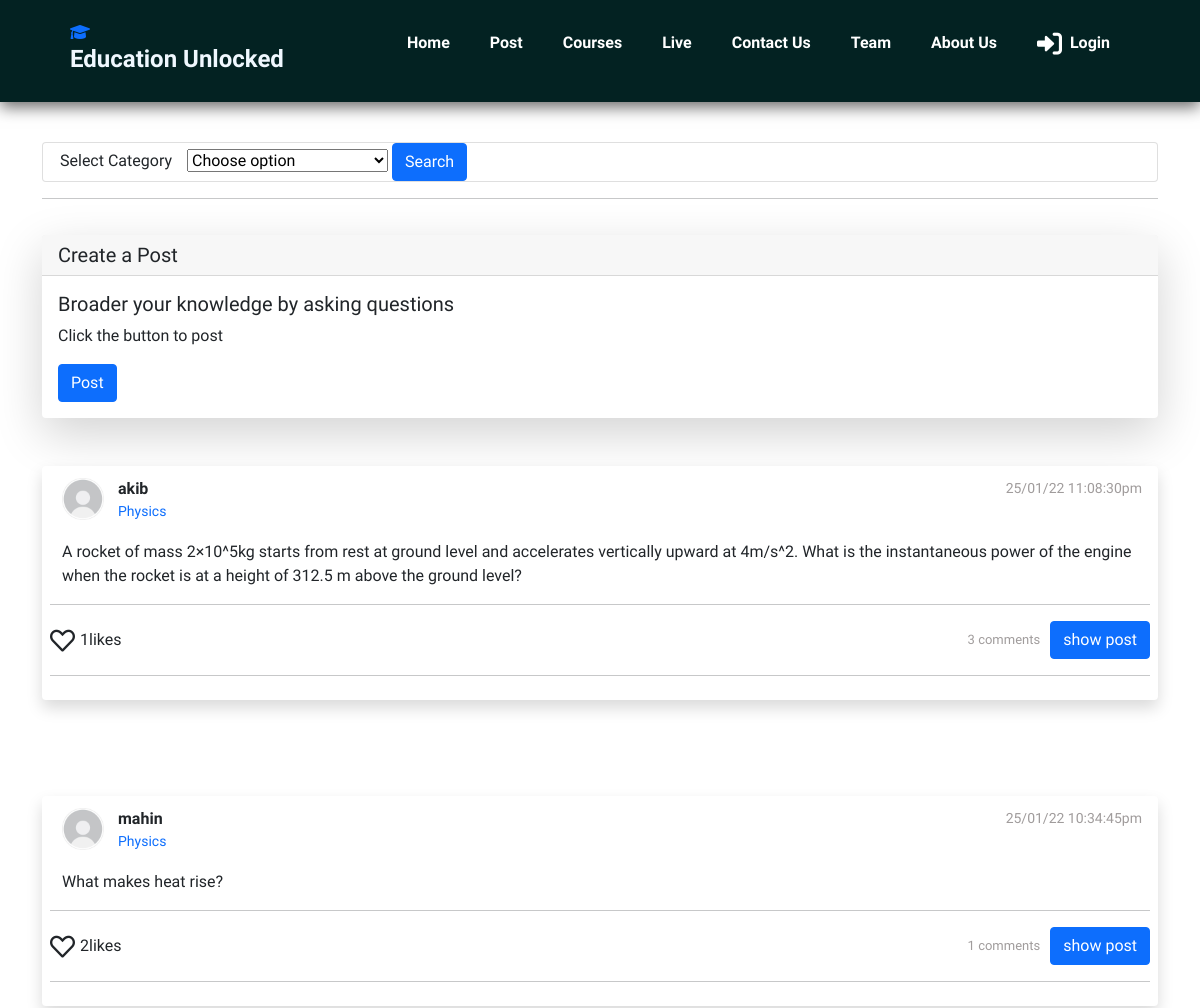
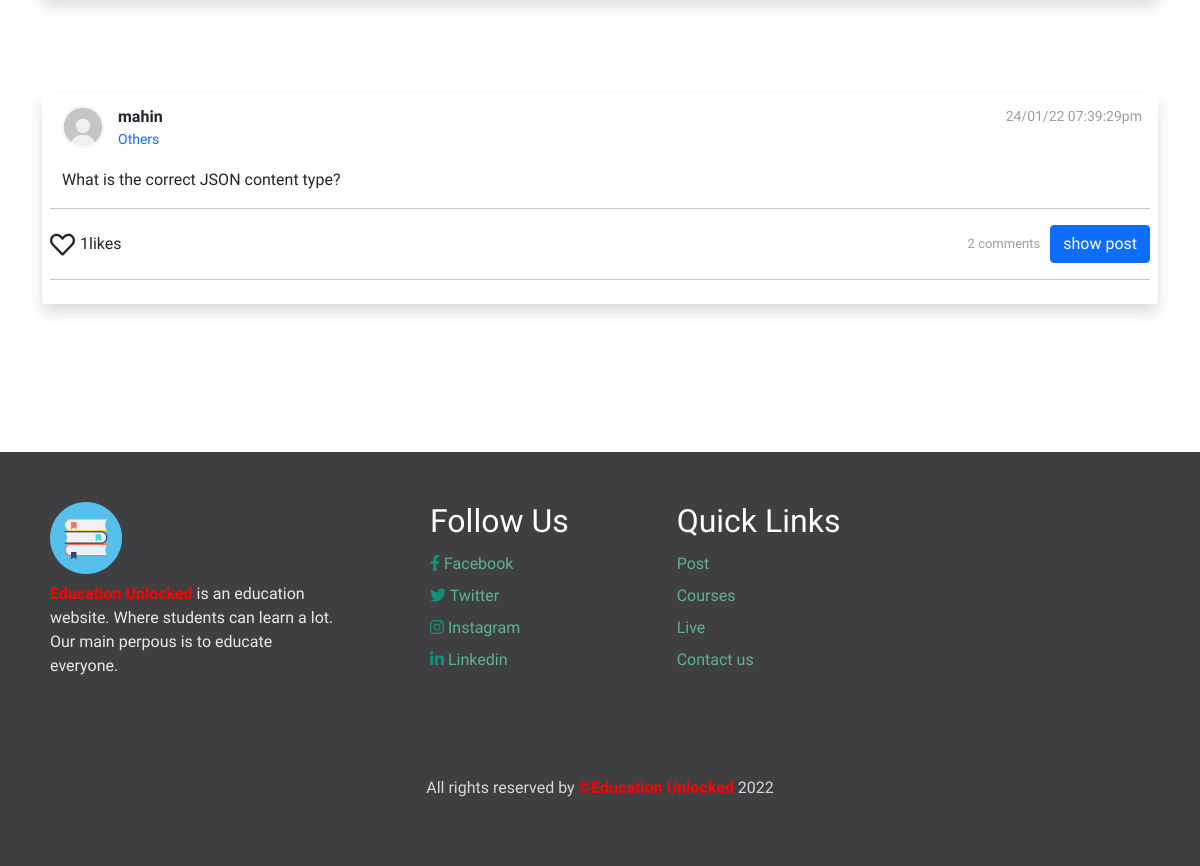
Page /allPost.php on the committed database (2 pictures, top to bottom).
### tables this page shows
CREATE TABLE `post` (
  `postid` int(11) NOT NULL,
  `userid` int(11) NOT NULL,
  `text` text NOT NULL,
  `category` varchar(255) NOT NULL,
  `created_at` varchar(100) NOT NULL
);

CREATE TABLE `user` (
  `userid` int(11) NOT NULL,
  `username` varchar(255) NOT NULL,
  `email` varchar(255) NOT NULL,
  `password` text NOT NULL,
  `type` varchar(100) NOT NULL DEFAULT 'normal',
  `created_at` varchar(100) NOT NULL,
  `age` int(11) NOT NULL,
  `school` varchar(255) NOT NULL,
  `gender` varchar(6) NOT NULL
);

### allPost.php (the view, shortened to what this page needs)
<?php
include 'nav.php';
$sqlShowPost = "select post.postid,user.username,post.text,post.category,post.created_at from post join user where post.userid=user.userid order by post.postid desc";
$resultShowPost = mysqli_query($conn, $sqlShowPost);
?>
<!DOCTYPE html>
<html>
<head>
    <link href="https://cdn.jsdelivr.net/npm/bootstrap@5.1.0/dist/css/bootstrap.min.css" rel="stylesheet">
    <link rel="stylesheet" href="css/all.min.css">
    <link rel="stylesheet" type="text/css" href="css/index.css">
</head>
<body>
    <div class="container" style="margin-top:40px;">
        <div class="card">
            <div class="row ">
                <form action="" method="GET">
                    <label style="margin-left:17px;">Select Category</label>
                    <select name="catShow" style="margin-left:11px;width:201px">
                        <option value="" disabled selected>Choose option</option>
                    </select>
                    <button name="submitCat" value="category" class="btn btn-primary">Search</button>
                </form>
            </div>
        </div>
    </div>
    <div class="container">
        <hr>
    </div>
    <div class="container" style="margin-top: 20px;">
        <div class="card border-0 shadow-lg rounded">
            <h5 class="card-header">Create a Post</h5>
            <div class="card-body">
                <h5 class="card-title">Broader your knowledge by asking questions</h5>
                <p class="card-text">Click the button to post</p>
                <button type="button" class="btn btn-primary" data-bs-toggle="modal" data-bs-target="#exampleModal">
                    Post
                </button>
            </div>
        </div>
    </div>
    <?php
    while ($rowPost = mysqli_fetch_array($resultShowPost)) {
        $postID = $rowPost['postid'];
        $sqlComment = "select *from comment where postid = '$postID' ";
        $resultComment = mysqli_query($conn, $sqlComment);
        $countComment = $resultComment->num_rows;
        $sqlTotalLike = "select *from likedpost where postid = '$postID'";
        $resultTotalLike = mysqli_query($conn, $sqlTotalLike);
        $countTotalLike = $resultTotalLike->num_rows;
    ?>
        <div class="container mt-5 mb-5">
            <div class="row d-flex align-items-center justify-content-center">
                <div class="col-md-12">
                    <div class="card  border-0 shadow rounded">
                        <div class="d-flex justify-content-between p-2 px-3">
                            <div class="d-flex flex-row align-items-center">
                                <img src="images/propic.jpg" width="50" class="rounded-circle">
                                <div class="d-flex flex-column ml-2" style="margin-left: 10px;">
                                <span class="font-weight-bold"><b><?php echo $rowPost['username'] ?></b></span>
                                <small class="text-primary"><?php echo $rowPost['category'] ?></small> </div>
                            </div>
                            <div class="d-flex flex-row mt-1 ellipsis">
                                <small class="mr-2"><?php echo $rowPost['created_at'] ?></small> </i>
                            </div>
                        </div>
                        <div class="p-2">
                            <p class="text-justify" style="margin-left: 12px;white-space: pre-line;"><?php echo $rowPost['text'] ?></p>
                            <hr>
                            <form action="post.php" method="GET">
                                <div class="d-flex justify-content-between align-items-center" style="margin-top: 5px;">
                                    <div class="d-flex flex-row icons d-flex align-items-center">
                                        <?php
                                        if (isset($_SESSION['user_id'])) {
                                            if ($countLike > 0) {
                                        ?>
                                                <i class="fa fa-heart like_btn" title="<?php echo $postID ?>"></i>
                                            <?php
                                            } else {
                                            ?>
                                                <i class="far fa-heart like_btn" title="<?php echo $postID ?>"></i>
                                            <?php
                                            }
                                        } else {
                                            ?>
                                            <i class="far fa-heart" title=""></i>
                                        <?php
                                        }
                                        ?>
                                        <span style="margin-left: 5px;" id='likesCount'><?php echo $countTotalLike ?></span><span>likes</span>
                                    </div>
                                    <div class="d-flex align-items-center muted-color">
                                        <span style="margin-right: 10px;"><?php echo $countComment ?> comments</span>
                                        <button class="btn btn-primary" name="postOpen">show post</button>
                                    </div>
                                </div>
                            </form>
                            <hr>
                        </div>
                    </div>
                </div>
            </div>
        </div>
    <?php
    }
    ?>
</body>
</html>
<?php
include "footer.php";
?>

### nav.php (shortened to what this page needs)
<!DOCTYPE html>
<html>
<head>
  <link href="https://cdn.jsdelivr.net/npm/bootstrap@5.1.0/dist/css/bootstrap.min.css" rel="stylesheet"
>
  <link rel="stylesheet" href="./css/nav.css">
</head>
<body>
  <section id="header">
    <a style="text-decoration: none;" href="index.php">
    <i class="fa-solid fa-graduation-cap"></i>
      <h5>Education Unlocked</h5>
    </a>
    <div>
      <ul id="navbar">
        <li onclick="active()"><a class="navItem" href="index.php">Home</a></li>
        <li><a class="navItem" href="allPost.php">Post</a></li>
        <li><a class="navItem" href="card.php">Courses</a></li>
        <li><a class="navItem" href="live.php">Live</a></li>
        <li><a class="navItem" href="contactUs.php">Contact Us</a></li>
        <li><a class="navItem" href="TeamPage.php">Team</a></li>
        <li><a class="navItem" href="About.php">About Us</a></li>
        <?php
            if (isset($_SESSION['user_id']))
            {
        ?>
        <li>
          <a href="profile.php">
            <?php echo $_SESSION['user_name'] ?>
          </a>
        </li>
        <?php
          if($_SESSION['user_name'] != 'admin'){
            ?>
            <li><a class="navItem" href="donate.php">Donate</a></li>
          <?php
          }else{
            ?>
            <li><a class="navItem" href="adminPanel.php">Admin Panel</a></li>
          <?php
          }
            }
            else{
        ?>
        <li>
          <a class="d-flex align-items-center" href="login.php">
            <i class="login navItem fa-solid fa-right-to-bracket" data-bs-toggle="tooltip" data-bs-placement="bottom" title="Login"></i>
            <p class="mt-3 ms-2">Login</p>
          </a>
        </li>
        <?php
            }
        ?>
      </ul>
    </div>
  </section>
</body>
</html>

### footer.php (shortened to what this page needs)
<!DOCTYPE html>
<html lang="en">
<head>
    <link rel="stylesheet" href="css/footerstyle.css">
    <link rel="stylesheet" href="css/all.min.css">
    <link href="https://cdn.jsdelivr.net/npm/bootstrap@5.0.2/dist/css/bootstrap.min.css" rel="stylesheet">
    <link rel="stylesheet" href="css/all.min.css">
</head>
<body>
    <footer class="footer" style="margin-top: 100px;">
        <div class="l-footer">
            <h1>
                <img src="images/subject.png" class="img-fluid rounded " style="max-width:20%;" alt="">
            </h1>
            <p><b style="color: red;">Education Unlocked</b> is an education website. Where students can learn a lot. Our main perpous is to educate everyone.</p>
        </div>
        <ul class="r-footer">
            <li>
                <h2>Follow Us</h2>
                <ul class="box">
                            <form>
                            <li><a target="_blank" href="https://www.facebook.com/"><i style="color:  #149279;" class="fab fa-facebook-f"></i> Facebook</a></li>
                            </form>
                            <form>
                            <li><a target="_blank" href="https://twitter.com/"><i style="color:  #149279;" class="fab fa-twitter"></i> Twitter</a></li>
                            </form>
                            <form>
                            <li><a target="_blank" href="https://www.instagram.com/accounts/login/"><i style="color:  #149279;" class="fab fa-instagram"></i> Instagram</a></li>
                            </form>
                            <form>
                            <li><a target="_blank" href="https://www.linkedin.com/login"><i style="color:  #149279;" class="fab fa-linkedin-in"></i> Linkedin</a></li>
                            </form>
                </ul>
            </li>
            <li class="features">
                <h2>
                    Quick Links</h2>
                <ul class="box h-box">
                            <form>
                                <li><a href="allPost.php">Post</a></li>
                            </form>
                            <form>
                                <li><a href="card.php">Courses</a></li>
                            </form>
                            <form>
                                <li><a href="live.php">Live</a></li>
                            </form>
                            <form>
                                <li><a href="contactUs.php">Contact us</a></li>
                            </form>
                </ul>
            </li>
        </ul>
        <div class="b-footer">
                    <form>
                        <p>All rights reserved by <span><b style="color: red;">©Education Unlocked </b></span> 2022</p>
                    </form>
        </div>
</body>
</html>

### css/nav.css (style rules this page uses)
* { margin: 0; padding: 0; box-sizing: border-box; font-family: 'Spartan', sans-serif; }
a h5 { color:aliceblue; font-weight: 800; font-size:x-large ; }
.login { font-size:25px; }
#header { display: flex; align-items: center; justify-content: space-between; padding: 15px 70px; background-color: rgb(3, 34, 34); box-shadow: 0 5px 15px rgba(0,0,0,0.6); }
#navbar { display: flex; align-items: center; justify-content: center; }
#navbar li { list-style: none; padding: 0 20px; position: relative; }
#navbar li a { text-decoration: none; font-size: 16px; font-weight:600; color: #1a1a1a; transition: 0.3s ease; color: white }

### css/index.css (style rules this page uses)
body { background-color: #eee; font-family: "Poppins", sans-serif; font-weight: 300 }
.card { border: none }
.ellipsis { color: #a09c9c }
hr { color: #a09c9c; margin-top: 4px; margin-bottom: 8px }
.muted-color { color: #a09c9c; font-size: 13px }
.icons i { font-size: 25px }

### css/footerstyle.css (style rules this page uses)
*, *:before, *:after { box-sizing: border-box; }
body { font-family: poppins; margin: 0; display: grid; font-size: 14px; }
.footer { display: flex; flex-flow: row wrap; padding: 50px; color: #fff; background-color: rgb(63, 63, 66); }
.footer>* { flex: 1 100%; }
.l-footer { margin-right: 1.25em; margin-bottom: 2em; }
h2 { font-weight: 400; font-size: 15px; }
.footer ul { list-style: none; padding-left: 0; }
.footer li { line-height: 2em; }
.footer a { text-decoration: none; }
.r-footer { display: flex; flex-flow: row wrap; }
.r-footer>* { flex: 1 50%; margin-right: 1.25em; }
.box a { color: rgb(91, 180, 146); }
.h-box { column-count: 1; column-gap: 1.25em; }
.b-footer { text-align: center; color: rgb(221, 214, 214); padding-top: 50px; }
.l-footer p { padding-right: 20%; color: rgb(236, 232, 232); }
@media screen and (min-width: 650px) { .r-footer>* { flex: 1; } }
@media screen and (min-width: 650px) { .features { flex-grow: 2; } }
@media screen and (min-width: 650px) { .l-footer { flex: 1 0px; } }
@media screen and (min-width: 650px) { .r-footer { flex: 2 0px; } }

### rows in the picture
post: userid.username "akib", category "Physics", created_at "25/01/22 11:08:30pm", text "A rocket of mass 2×10^5kg starts from rest at ground level and accelerates vertically upward at 4m/s^2. What is the instantaneous power of the engine when the rocket is at a height of 312.5 m above the ground level?", countTotalLike "1", countComment "3"
post: userid.username "mahin", category "Physics", created_at "25/01/22 10:34:45pm", text "What makes heat rise?", countTotalLike "2", countComment "1"
post: userid.username "mahin", category "Others", created_at "24/01/22 07:39:29pm", text "What is the correct JSON content type?", countTotalLike "1", countComment "2"
